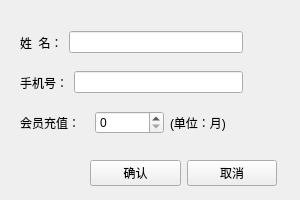
<?xml version="1.0" encoding="UTF-8"?>
<ui version="4.0">
 <class>MemberPrepaidWidget</class>
 <widget class="QWidget" name="MemberPrepaidWidget">
  <property name="geometry">
   <rect>
    <x>0</x>
    <y>0</y>
    <width>300</width>
    <height>200</height>
   </rect>
  </property>
  <property name="windowTitle">
   <string>会员充值</string>
  </property>
  <widget class="QWidget" name="layoutWidget">
   <property name="geometry">
    <rect>
     <x>20</x>
     <y>30</y>
     <width>223</width>
     <height>25</height>
    </rect>
   </property>
   <layout class="QHBoxLayout" name="horizontalLayout_4">
    <item>
     <widget class="QLabel" name="Name_label_2">
      <property name="text">
       <string>姓  名：</string>
      </property>
     </widget>
    </item>
    <item>
     <widget class="QLineEdit" name="Name_lineEdit_2"/>
    </item>
   </layout>
  </widget>
  <widget class="QWidget" name="layoutWidget_2">
   <property name="geometry">
    <rect>
     <x>90</x>
     <y>160</y>
     <width>187</width>
     <height>26</height>
    </rect>
   </property>
   <layout class="QHBoxLayout" name="horizontalLayout_5">
    <item>
     <widget class="QPushButton" name="Confirm_pushButton_2">
      <property name="text">
       <string>确认</string>
      </property>
     </widget>
    </item>
    <item>
     <widget class="QPushButton" name="Cancle_pushButton_2">
      <property name="text">
       <string>取消</string>
      </property>
     </widget>
    </item>
   </layout>
  </widget>
  <widget class="QWidget" name="layoutWidget_3">
   <property name="geometry">
    <rect>
     <x>20</x>
     <y>70</y>
     <width>223</width>
     <height>25</height>
    </rect>
   </property>
   <layout class="QHBoxLayout" name="horizontalLayout_6">
    <item>
     <widget class="QLabel" name="Tel_label_2">
      <property name="text">
       <string>手机号：</string>
      </property>
     </widget>
    </item>
    <item>
     <widget class="QLineEdit" name="Tel_lineEdit_2"/>
    </item>
   </layout>
  </widget>
  <widget class="QWidget" name="layoutWidget">
   <property name="geometry">
    <rect>
     <x>20</x>
     <y>110</y>
     <width>219</width>
     <height>26</height>
    </rect>
   </property>
   <layout class="QHBoxLayout" name="horizontalLayout_7">
    <item>
     <widget class="QLabel" name="Month_label">
      <property name="text">
       <string>会员充值：</string>
      </property>
     </widget>
    </item>
    <item>
     <widget class="QSpinBox" name="Month_spinBox"/>
    </item>
    <item>
     <widget class="QLabel" name="label">
      <property name="text">
       <string>(单位：月)</string>
      </property>
     </widget>
    </item>
   </layout>
  </widget>
 </widget>
 <resources/>
 <connections/>
</ui>
